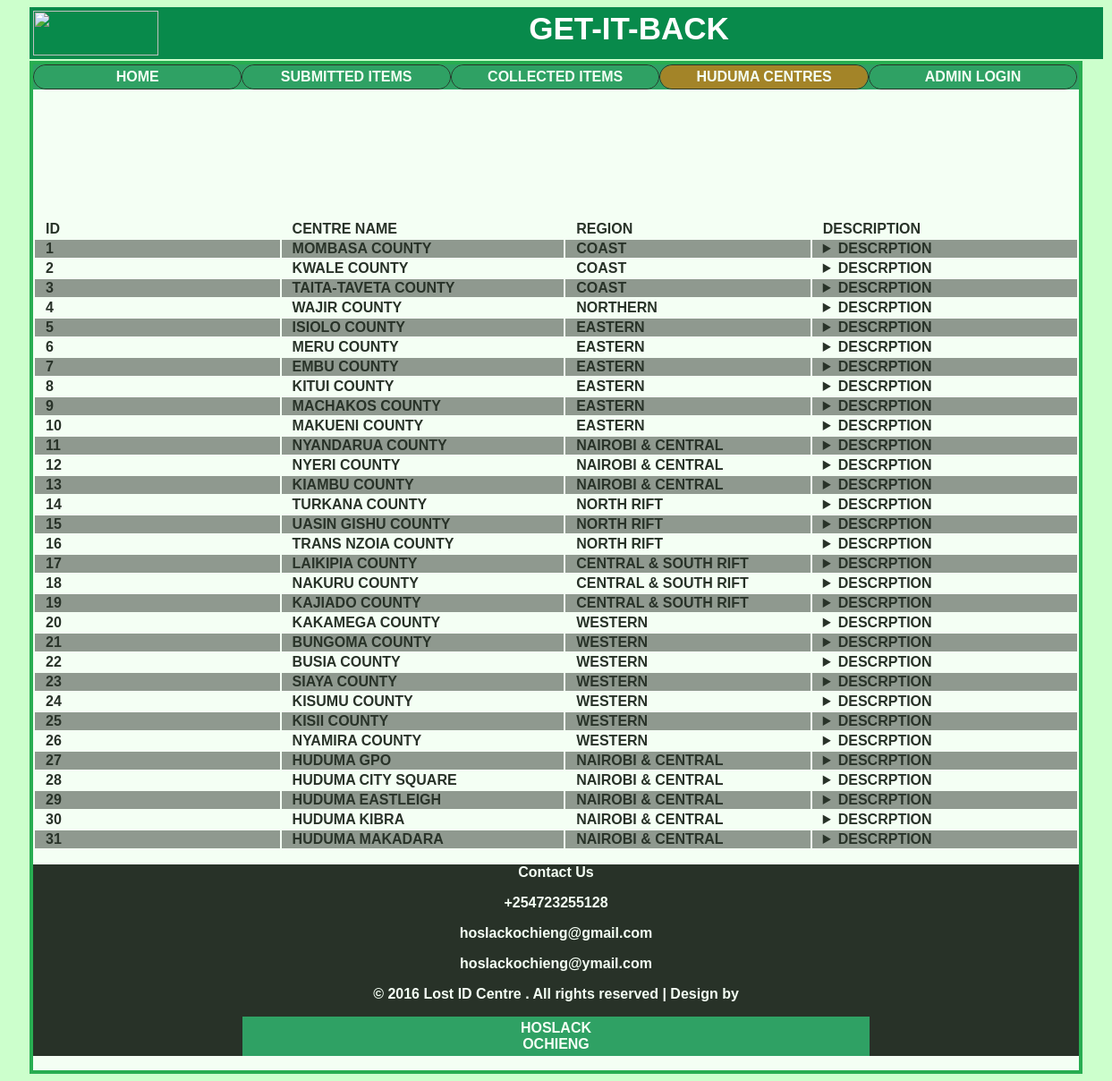
The page /centres.php on the database its author committed.
### tables this page shows
CREATE TABLE IF NOT EXISTS `centres` (
  `id` int(100) NOT NULL,
  `centrename` varchar(100) NOT NULL,
  `region` varchar(100) NOT NULL,
  `description` text NOT NULL,
  `admin` varchar(100) NOT NULL,
  PRIMARY KEY (`centrename`),
  UNIQUE KEY `id` (`id`)
);

### centres.php (the view, shortened to what this page needs)
<!DOCTYPE html >
<html lang="en">
<head>
	<link rel="stylesheet" type="text/css" href="style.css">
</head>
<?php
require('config.php');
?>
<body>
<div class="logo">
	<a href="index.php" title="Kipande" style="height: 50px; font-size: 35px;"><img src="images/logo.png" style="width: 140px; height: 50px; float: left;">GET-IT-BACK</a>
</div>
<div class="bodiv">
<div id="navbar">
<ul  id="navbar">
	<li id="navbar"><a href="index.php">Home</a></li>
	<li id="navbar" class="onhover"><a href="#">Submitted Items</a></li>
	<li id="navbar"><a href="collected.php">Collected items</a></li>
	<li id="navbar" ><a href="#" class="active">huduma centres</a></li>
	<li id="navbar"><a href="adminlogin.php">admin login</a></li>
</ul>
</div>
<?php
$sqlout="SELECT * FROM centres ORDER BY id ASC";
$result=mysqli_query($conn,$sqlout);
$data = "<table id='listtable'>
<tr>
<th>ID</th><th>Centre Name</th><th>Region</th> <th>Description</th>
</tr>";
while ($row=mysqli_fetch_array($result)) {
	  $id = $row['id'];
	  $centername=$row['centrename'];
	  $region = $row['region'];
	  $description = $row['description'];
	  $data = $data."<tr> <td>".$id."</td> <td>".$centername."</td> <td>".$region."</td> <td> <details> <summary>Descrption</summary>".$description."</details></td> </tr>";
}
$data = $data."</table>";
print $data;
?>
<div class="footer">
 <p> Contact Us</p>
 <p>+254723255128</p>
 <p>hoslackochieng@gmail.com</p>
 <p>hoslackochieng@ymail.com</p>
<p>&copy; 2016 Lost ID Centre . All rights reserved | Design by  </p>
            <p><a href="#">Hoslack Ochieng</a></p>
</div>
</div>
</body>
</html>

### style.css (style rules this page uses)
body { font-family:'Consolas',Sans-Serif,'Droid Sans'; font-weight: bold; background-color: #CCFFCC; }
.logo { margin: 0px; margin-left:25px; width: 1200px; height: 60px; }
.bodiv { margin: 25px; margin-top: 0px; border: 4px solid #009933; background-color: white; opacity: 0.8; color : black; min-height: 100%; margin-bottom: 3px; }
#navbar { list-style-type: none; margin: 0px; padding: 0px; overflow: hidden; background-color: #088A4B; }
#navbar li { float: left; width: 19.8%; border-radius: 50px; border : solid black 1px; list-style-type: none; }
#navbar a { display: block; color: white; border-radius: 50px; }
a:link, a:visited { display: block; font-weight: bold; color: #FFFFFF; background-color:#088A4B ; text-align: center; padding: 4px; text-decoration: none; text-transform: uppercase; }
a:hover, a:active, a.active { background-color: #7A991A; }
#listtable { min-width: 100%; text-transform: uppercase; text-align: left; }
#listtable td,th,tr { min-width: 100px; width: auto; height: fixed; padding-left: 12px; }
#listtable tr:nth-child(even) { background: gray; }
.lost a:hover, a:active, a.active { background-color: #996600; }
.reports a:hover, a:active, a.active { background-color: #996600; }
.footer { margin-top: 0px; margin-bottom: 0px; border-bottom: 0px; background-color: black; color: white; bottom: -15px; opacity: 150; }
.footer p { padding-right:20%; padding-left:20%; width: 60%; text-align: center; }
.footer a { width: 20%; padding-right: 40% ; padding-left: 40% ; }

### centres.php (style rules this page uses)
#listtable td { max-width: 100px; }

### rows shown on the page
centres: id "1", centrename "MOMBASA COUNTY", region "COAST"
centres: id "2", centrename "KWALE COUNTY", region "COAST"
centres: id "3", centrename "TAITA-TAVETA COUNTY", region "COAST"
centres: id "4", centrename "WAJIR COUNTY", region "NORTHERN"
centres: id "5", centrename "ISIOLO COUNTY", region "EASTERN"
centres: id "6", centrename "MERU COUNTY", region "EASTERN"
centres: id "7", centrename "EMBU COUNTY", region "EASTERN"
centres: id "8", centrename "KITUI COUNTY", region "EASTERN"
centres: id "9", centrename "MACHAKOS COUNTY", region "EASTERN"
centres: id "10", centrename "MAKUENI COUNTY", region "EASTERN"
centres: id "11", centrename "NYANDARUA COUNTY", region "NAIROBI & CENTRAL"
centres: id "12", centrename "NYERI COUNTY", region "NAIROBI & CENTRAL"
centres: id "13", centrename "KIAMBU COUNTY", region "NAIROBI & CENTRAL"
centres: id "14", centrename "TURKANA COUNTY", region "NORTH RIFT"
centres: id "15", centrename "UASIN GISHU COUNTY", region "NORTH RIFT"
centres: id "16", centrename "TRANS NZOIA COUNTY", region "NORTH RIFT"
centres: id "17", centrename "LAIKIPIA COUNTY", region "CENTRAL & SOUTH RIFT"
centres: id "18", centrename "NAKURU COUNTY", region "CENTRAL & SOUTH RIFT"
centres: id "19", centrename "KAJIADO COUNTY", region "CENTRAL & SOUTH RIFT"
centres: id "20", centrename "KAKAMEGA COUNTY", region "WESTERN"
centres: id "21", centrename "BUNGOMA COUNTY", region "WESTERN"
centres: id "22", centrename "BUSIA COUNTY", region "WESTERN"
centres: id "23", centrename "SIAYA COUNTY", region "WESTERN"
centres: id "24", centrename "KISUMU COUNTY", region "WESTERN"
centres: id "25", centrename "KISII COUNTY", region "WESTERN"
centres: id "26", centrename "NYAMIRA COUNTY", region "WESTERN"
centres: id "27", centrename "HUDUMA GPO", region "NAIROBI & CENTRAL"
centres: id "28", centrename "HUDUMA CITY SQUARE", region "NAIROBI & CENTRAL"
centres: id "29", centrename "HUDUMA EASTLEIGH", region "NAIROBI & CENTRAL"
centres: id "30", centrename "HUDUMA KIBRA", region "NAIROBI & CENTRAL"
centres: id "31", centrename "HUDUMA MAKADARA", region "NAIROBI & CENTRAL"
